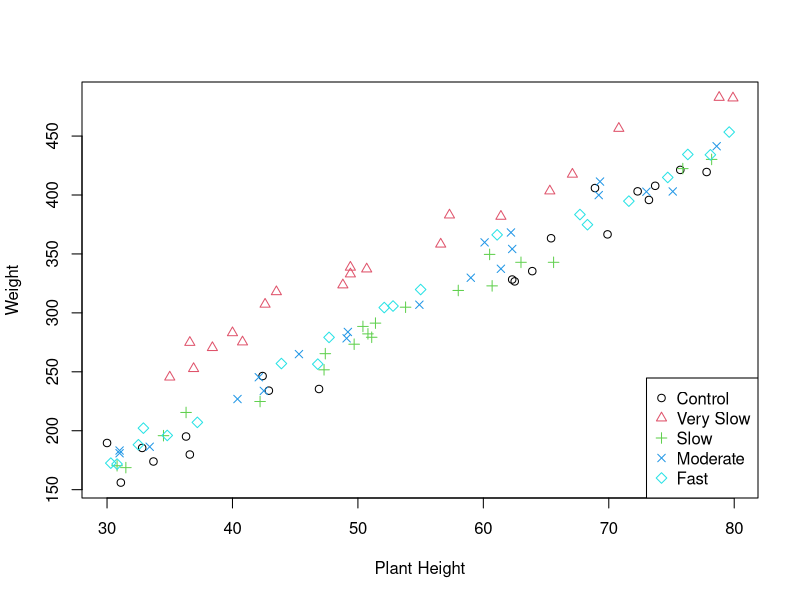
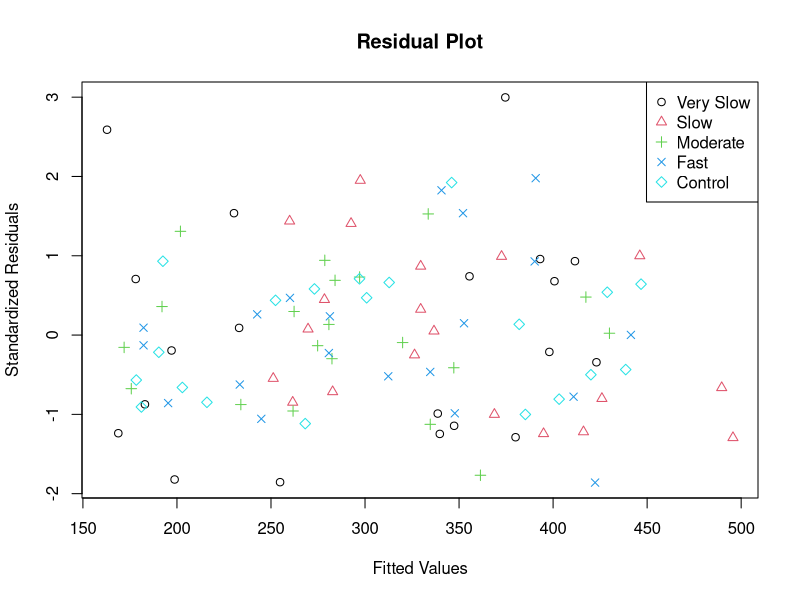

R code for these plots, in order: (Note: this script raises an error after producing the figures.)
## ---- chunk 1
#load data
library(readxl)
plant.data <- read_excel("Hwk8Q1DatSp17.xlsx")

plant.data$Treatment = as.factor(plant.data$Treatment)
#change the control to the first level in Treatment:
plant.data$Treatment = relevel(plant.data$Treatment, "E")
## ---- chunk 2
plot(plant.data$Height, plant.data$Weight, pch = as.numeric(plant.data$Treatment), 
     col = as.numeric(plant.data$Treatment), xlab = "Plant Height", ylab = "Weight")
legend("bottomright", pch = c(1, 2, 3, 4, 5), col = c(1, 2, 3, 4, 5), 
       legend = c("Control", "Very Slow", "Slow", "Moderate", "Fast"))
## ---- chunk 3
plant.aov = aov(Weight ~ Treatment, data = plant.data)
anova(plant.aov)
## ---- chunk 4
plant.aov2 = lm(Weight ~ Treatment * Height, data = plant.data)
anova(plant.aov2)
## ---- chunk 5
plant.aov3 = lm(Weight ~ Treatment + Height, data = plant.data)
anova(plant.aov3)
## ---- chunk 6
plant.resid = rstandard(plant.aov3)

plot(plant.aov3$fitted.values, plant.resid, pch = as.numeric(plant.data$Treatment), 
     col = as.numeric(plant.data$Treatment), xlab = "Fitted Values", 
     ylab = "Standardized Residuals", main = "Residual Plot")
legend("topright", pch = c(1, 2, 3, 4, 5), col = c(1, 2, 3, 4, 5), 
       legend = c("Very Slow", "Slow", "Moderate", "Fast", "Control"))

library(car)
qqPlot(plant.aov3)
## ---- chunk 7
#DUNNETT 
library(multcomp)
summary(glht(plant.aov3, linfct = mcp(Treatment = 'Dunnett')))
## ---- chunk 8
#load the data
library(readxl)
berry.data <- read_excel("Hwk8Q2DatSp17.xlsx")

berry.data$Var = as.factor(berry.data$Var)
berry.data$Blk = as.factor(berry.data$Blk)
## ---- chunk 9
library(lme4)
Full = lmer(Yield ~ Var + (1|Blk), data = berry.data, REML = F)
Red = lmer(Yield ~ (1|Blk), data = berry.data, REML = F)
anova(Red, Full)
## ---- chunk 10
library(multcomp)
library(MASS)
diffs = (glht(Full, linfct = mcp(Var = 'Tukey')))
summary(diffs)
## ---- chunk 11
summary(Full)
## ---- chunk 12
0.11333 / (0.11333 + 0.09063)
## ---- chunk 13
library(nlme)
Full2 = lme(Yield ~ Var, random = ~1|Blk, data = berry.data, method = "ML")
Red2 = gls(Yield ~ Var, data = berry.data, method = "ML")
anova(Red2, Full2)
